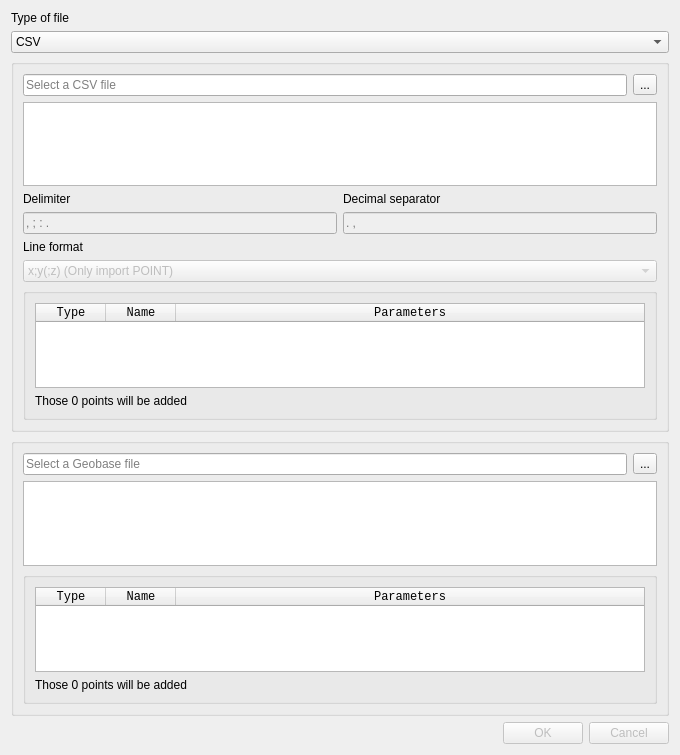
<?xml version="1.0" encoding="UTF-8"?>
<ui version="4.0">
 <class>TT_DialogImport</class>
 <widget class="QDialog" name="TT_DialogImport">
  <property name="geometry">
   <rect>
    <x>0</x>
    <y>0</y>
    <width>680</width>
    <height>755</height>
   </rect>
  </property>
  <property name="windowTitle">
   <string>Import points from a file</string>
  </property>
  <layout class="QVBoxLayout" name="verticalLayout">
   <item>
    <widget class="QLabel" name="lbTypeOfFile">
     <property name="sizePolicy">
      <sizepolicy hsizetype="Preferred" vsizetype="Fixed">
       <horstretch>0</horstretch>
       <verstretch>0</verstretch>
      </sizepolicy>
     </property>
     <property name="text">
      <string>Type of file</string>
     </property>
    </widget>
   </item>
   <item>
    <widget class="QComboBox" name="comboBox">
     <item>
      <property name="text">
       <string>CSV</string>
      </property>
     </item>
     <item>
      <property name="text">
       <string>Geobase</string>
      </property>
     </item>
    </widget>
   </item>
   <item>
    <widget class="QGroupBox" name="gbCsv">
     <layout class="QVBoxLayout" name="verticalLayout_2">
      <item>
       <widget class="QFrame" name="frameCsv">
        <property name="sizePolicy">
         <sizepolicy hsizetype="Preferred" vsizetype="Preferred">
          <horstretch>0</horstretch>
          <verstretch>0</verstretch>
         </sizepolicy>
        </property>
        <layout class="QHBoxLayout" name="horizontalLayout_3">
         <property name="leftMargin">
          <number>0</number>
         </property>
         <property name="topMargin">
          <number>0</number>
         </property>
         <property name="rightMargin">
          <number>0</number>
         </property>
         <property name="bottomMargin">
          <number>0</number>
         </property>
         <item>
          <widget class="QLineEdit" name="leCsv">
           <property name="readOnly">
            <bool>true</bool>
           </property>
           <property name="placeholderText">
            <string>Select a CSV file</string>
           </property>
          </widget>
         </item>
         <item>
          <widget class="QToolButton" name="tbOpenCsv">
           <property name="text">
            <string>...</string>
           </property>
           <property name="icon">
            <iconset theme="QIcon::ThemeIcon::DocumentOpen"/>
           </property>
           <property name="iconSize">
            <size>
             <width>24</width>
             <height>24</height>
            </size>
           </property>
          </widget>
         </item>
        </layout>
       </widget>
      </item>
      <item>
       <widget class="QListWidget" name="lwPreviewCsv">
        <property name="font">
         <font>
          <family>Monospace</family>
          <pointsize>8</pointsize>
         </font>
        </property>
        <property name="selectionMode">
         <enum>QAbstractItemView::NoSelection</enum>
        </property>
       </widget>
      </item>
      <item>
       <widget class="QFrame" name="frameCsvFormat">
        <layout class="QHBoxLayout" name="horizontalLayout_2">
         <property name="leftMargin">
          <number>0</number>
         </property>
         <property name="topMargin">
          <number>0</number>
         </property>
         <property name="rightMargin">
          <number>0</number>
         </property>
         <property name="bottomMargin">
          <number>0</number>
         </property>
         <item>
          <layout class="QVBoxLayout" name="verticalLayout_7">
           <item>
            <widget class="QLabel" name="lbDelimiterCsv">
             <property name="text">
              <string>Delimiter</string>
             </property>
            </widget>
           </item>
           <item>
            <widget class="QLineEdit" name="leDelimiterCsv">
             <property name="enabled">
              <bool>false</bool>
             </property>
             <property name="placeholderText">
              <string>, ; : .</string>
             </property>
            </widget>
           </item>
          </layout>
         </item>
         <item>
          <layout class="QVBoxLayout" name="verticalLayout_6">
           <item>
            <widget class="QLabel" name="lbDecimalSeparator">
             <property name="text">
              <string>Decimal separator</string>
             </property>
            </widget>
           </item>
           <item>
            <widget class="QLineEdit" name="leDecimalSeparator">
             <property name="enabled">
              <bool>false</bool>
             </property>
             <property name="placeholderText">
              <string>. ,</string>
             </property>
            </widget>
           </item>
          </layout>
         </item>
        </layout>
       </widget>
      </item>
      <item>
       <widget class="QLabel" name="lbFormatCsv">
        <property name="text">
         <string>Line format</string>
        </property>
       </widget>
      </item>
      <item>
       <widget class="QComboBox" name="cbFormatCsv">
        <property name="enabled">
         <bool>false</bool>
        </property>
        <property name="currentIndex">
         <number>0</number>
        </property>
        <item>
         <property name="text">
          <string>x;y(;z) (Only import POINT)</string>
         </property>
        </item>
        <item>
         <property name="text">
          <string>name;x;y(;z) (Only import POINT)</string>
         </property>
        </item>
        <item>
         <property name="text">
          <string>type;name;parameters (Import POINT, STATION, REFERENCE &amp; MEASURE)</string>
         </property>
        </item>
       </widget>
      </item>
      <item>
       <widget class="QGroupBox" name="gbPointsCsv">
        <layout class="QVBoxLayout" name="verticalLayout_4">
         <item>
          <widget class="QTableWidget" name="twPointsCsv">
           <property name="font">
            <font>
             <family>Monospace</family>
             <pointsize>8</pointsize>
            </font>
           </property>
           <property name="editTriggers">
            <set>QAbstractItemView::NoEditTriggers</set>
           </property>
           <property name="selectionMode">
            <enum>QAbstractItemView::NoSelection</enum>
           </property>
           <property name="horizontalScrollMode">
            <enum>QAbstractItemView::ScrollPerPixel</enum>
           </property>
           <attribute name="horizontalHeaderDefaultSectionSize">
            <number>70</number>
           </attribute>
           <attribute name="horizontalHeaderStretchLastSection">
            <bool>true</bool>
           </attribute>
           <column>
            <property name="text">
             <string>Type</string>
            </property>
            <property name="font">
             <font>
              <pointsize>9</pointsize>
              <bold>false</bold>
             </font>
            </property>
           </column>
           <column>
            <property name="text">
             <string>Name</string>
            </property>
            <property name="font">
             <font>
              <pointsize>9</pointsize>
             </font>
            </property>
           </column>
           <column>
            <property name="text">
             <string>Parameters</string>
            </property>
            <property name="font">
             <font>
              <pointsize>9</pointsize>
             </font>
            </property>
           </column>
          </widget>
         </item>
         <item>
          <widget class="QLabel" name="lbNbPointsCsv">
           <property name="text">
            <string>Those 0 points will be added</string>
           </property>
          </widget>
         </item>
        </layout>
       </widget>
      </item>
     </layout>
    </widget>
   </item>
   <item>
    <widget class="QGroupBox" name="gbGeobase">
     <layout class="QVBoxLayout" name="verticalLayout_3">
      <item>
       <widget class="QFrame" name="frameGeobase">
        <layout class="QHBoxLayout" name="horizontalLayout_4">
         <property name="leftMargin">
          <number>0</number>
         </property>
         <property name="topMargin">
          <number>0</number>
         </property>
         <property name="rightMargin">
          <number>0</number>
         </property>
         <property name="bottomMargin">
          <number>0</number>
         </property>
         <item>
          <widget class="QLineEdit" name="leGeobase">
           <property name="readOnly">
            <bool>true</bool>
           </property>
           <property name="placeholderText">
            <string>Select a Geobase file</string>
           </property>
          </widget>
         </item>
         <item>
          <widget class="QToolButton" name="tbOpenGeobase">
           <property name="text">
            <string>...</string>
           </property>
           <property name="icon">
            <iconset theme="QIcon::ThemeIcon::DocumentOpen"/>
           </property>
           <property name="iconSize">
            <size>
             <width>24</width>
             <height>24</height>
            </size>
           </property>
          </widget>
         </item>
        </layout>
       </widget>
      </item>
      <item>
       <widget class="QListWidget" name="lwPreviewGeobase">
        <property name="font">
         <font>
          <family>Monospace</family>
          <pointsize>8</pointsize>
         </font>
        </property>
        <property name="selectionMode">
         <enum>QAbstractItemView::NoSelection</enum>
        </property>
       </widget>
      </item>
      <item>
       <widget class="QGroupBox" name="gbPointsGeobase">
        <layout class="QVBoxLayout" name="verticalLayout_5">
         <item>
          <widget class="QTableWidget" name="twPointsGeobase">
           <property name="font">
            <font>
             <family>Monospace</family>
             <pointsize>8</pointsize>
            </font>
           </property>
           <property name="editTriggers">
            <set>QAbstractItemView::NoEditTriggers</set>
           </property>
           <property name="selectionMode">
            <enum>QAbstractItemView::NoSelection</enum>
           </property>
           <property name="horizontalScrollMode">
            <enum>QAbstractItemView::ScrollPerPixel</enum>
           </property>
           <attribute name="horizontalHeaderDefaultSectionSize">
            <number>70</number>
           </attribute>
           <attribute name="horizontalHeaderStretchLastSection">
            <bool>true</bool>
           </attribute>
           <column>
            <property name="text">
             <string>Type</string>
            </property>
            <property name="font">
             <font>
              <pointsize>9</pointsize>
              <bold>false</bold>
             </font>
            </property>
           </column>
           <column>
            <property name="text">
             <string>Name</string>
            </property>
            <property name="font">
             <font>
              <pointsize>9</pointsize>
             </font>
            </property>
           </column>
           <column>
            <property name="text">
             <string>Parameters</string>
            </property>
            <property name="font">
             <font>
              <pointsize>9</pointsize>
             </font>
            </property>
           </column>
          </widget>
         </item>
         <item>
          <widget class="QLabel" name="lbNbPointsGeobase">
           <property name="text">
            <string>Those 0 points will be added</string>
           </property>
          </widget>
         </item>
        </layout>
       </widget>
      </item>
     </layout>
    </widget>
   </item>
   <item>
    <widget class="QDialogButtonBox" name="buttonBox">
     <property name="enabled">
      <bool>false</bool>
     </property>
     <property name="orientation">
      <enum>Qt::Horizontal</enum>
     </property>
     <property name="standardButtons">
      <set>QDialogButtonBox::Cancel|QDialogButtonBox::Ok</set>
     </property>
     <property name="centerButtons">
      <bool>false</bool>
     </property>
    </widget>
   </item>
  </layout>
 </widget>
 <resources/>
 <connections>
  <connection>
   <sender>buttonBox</sender>
   <signal>accepted()</signal>
   <receiver>TT_DialogImport</receiver>
   <slot>accept()</slot>
   <hints>
    <hint type="sourcelabel">
     <x>96</x>
     <y>55</y>
    </hint>
    <hint type="destinationlabel">
     <x>96</x>
     <y>38</y>
    </hint>
   </hints>
  </connection>
  <connection>
   <sender>buttonBox</sender>
   <signal>rejected()</signal>
   <receiver>TT_DialogImport</receiver>
   <slot>reject()</slot>
   <hints>
    <hint type="sourcelabel">
     <x>96</x>
     <y>55</y>
    </hint>
    <hint type="destinationlabel">
     <x>96</x>
     <y>38</y>
    </hint>
   </hints>
  </connection>
 </connections>
</ui>
